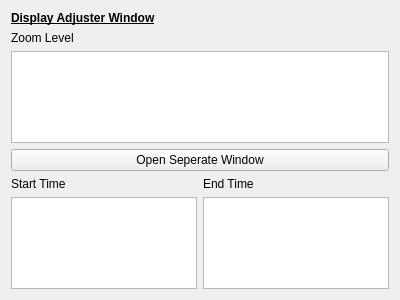
<?xml version="1.0" encoding="UTF-8"?>
<ui version="4.0">
 <class>DisplayAdjuster</class>
 <widget class="QWidget" name="DisplayAdjuster">
  <property name="geometry">
   <rect>
    <x>0</x>
    <y>0</y>
    <width>400</width>
    <height>300</height>
   </rect>
  </property>
  <property name="windowTitle">
   <string>Form</string>
  </property>
  <layout class="QGridLayout" name="gridLayout">
   <item row="2" column="1" colspan="2">
    <widget class="QPlainTextEdit" name="plainTextEdit"/>
   </item>
   <item row="7" column="1">
    <widget class="QPlainTextEdit" name="plainTextEdit_2"/>
   </item>
   <item row="6" column="2">
    <widget class="QLabel" name="label_4">
     <property name="text">
      <string>End Time</string>
     </property>
    </widget>
   </item>
   <item row="3" column="1" colspan="2">
    <widget class="QPushButton" name="pushButton">
     <property name="text">
      <string>Open Seperate Window</string>
     </property>
    </widget>
   </item>
   <item row="0" column="1">
    <widget class="QLabel" name="label">
     <property name="font">
      <font>
       <weight>75</weight>
       <bold>true</bold>
       <underline>true</underline>
      </font>
     </property>
     <property name="text">
      <string>Display Adjuster Window</string>
     </property>
    </widget>
   </item>
   <item row="7" column="2">
    <widget class="QPlainTextEdit" name="plainTextEdit_3"/>
   </item>
   <item row="6" column="1">
    <widget class="QLabel" name="label_3">
     <property name="text">
      <string>Start Time</string>
     </property>
    </widget>
   </item>
   <item row="1" column="1">
    <widget class="QLabel" name="label_2">
     <property name="text">
      <string>Zoom Level</string>
     </property>
    </widget>
   </item>
  </layout>
 </widget>
 <resources/>
 <connections/>
</ui>
